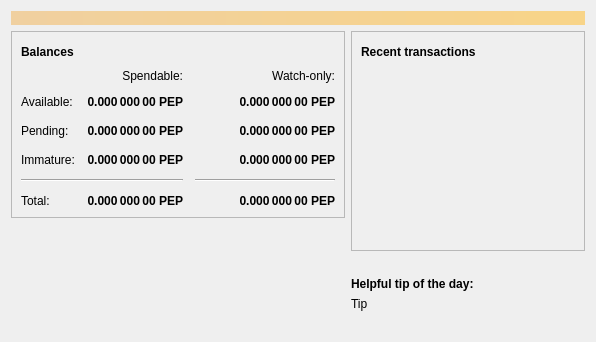
<?xml version="1.0" encoding="UTF-8"?>
<ui version="4.0">
 <class>OverviewPage</class>
 <widget class="QWidget" name="OverviewPage">
  <property name="geometry">
   <rect>
    <x>0</x>
    <y>0</y>
    <width>596</width>
    <height>342</height>
   </rect>
  </property>
  <property name="windowTitle">
   <string>Form</string>
  </property>
  <layout class="QVBoxLayout" name="topLayout">
   <item>
    <widget class="QLabel" name="labelAlerts">
     <property name="visible">
      <bool>false</bool>
     </property>
     <property name="styleSheet">
      <string notr="true">QLabel { background-color: qlineargradient(x1: 0, y1: 0, x2: 1, y2: 0, stop:0 #F0D0A0, stop:1 #F8D488); color:#000000; }</string>
     </property>
     <property name="wordWrap">
      <bool>true</bool>
     </property>
     <property name="margin">
      <number>3</number>
     </property>
     <property name="textInteractionFlags">
      <set>Qt::TextSelectableByMouse</set>
     </property>
    </widget>
   </item>
   <item>
    <layout class="QHBoxLayout" name="horizontalLayout" stretch="1,1">
     <item>
      <layout class="QVBoxLayout" name="verticalLayout_2">
       <item>
        <widget class="QFrame" name="frame">
         <property name="frameShape">
          <enum>QFrame::StyledPanel</enum>
         </property>
         <property name="frameShadow">
          <enum>QFrame::Raised</enum>
         </property>
         <layout class="QVBoxLayout" name="verticalLayout_4">
          <item>
           <layout class="QHBoxLayout" name="horizontalLayout_4">
            <item>
             <widget class="QLabel" name="label_5">
              <property name="font">
               <font>
                <weight>75</weight>
                <bold>true</bold>
               </font>
              </property>
              <property name="text">
               <string>Balances</string>
              </property>
             </widget>
            </item>
            <item>
             <widget class="QPushButton" name="labelWalletStatus">
              <property name="enabled">
               <bool>true</bool>
              </property>
              <property name="maximumSize">
               <size>
                <width>30</width>
                <height>16777215</height>
               </size>
              </property>
              <property name="toolTip">
               <string>The displayed information may be out of date. Your wallet automatically synchronizes with the Pepecoin network after a connection is established, but this process has not completed yet.</string>
              </property>
              <property name="text">
               <string/>
              </property>
              <property name="icon">
               <iconset resource="../bitcoin.qrc">
                <normaloff>:/icons/warning</normaloff>
                <disabledoff>:/icons/warning</disabledoff>:/icons/warning</iconset>
              </property>
              <property name="iconSize">
               <size>
                <width>24</width>
                <height>24</height>
               </size>
              </property>
              <property name="flat">
               <bool>true</bool>
              </property>
             </widget>
            </item>
            <item>
             <spacer name="horizontalSpacer_3">
              <property name="orientation">
               <enum>Qt::Horizontal</enum>
              </property>
              <property name="sizeHint" stdset="0">
               <size>
                <width>40</width>
                <height>20</height>
               </size>
              </property>
             </spacer>
            </item>
           </layout>
          </item>
          <item>
           <layout class="QGridLayout" name="gridLayout">
            <property name="spacing">
             <number>12</number>
            </property>
            <item row="2" column="2">
             <widget class="QLabel" name="labelWatchPending">
              <property name="font">
               <font>
                <weight>75</weight>
                <bold>true</bold>
               </font>
              </property>
              <property name="cursor">
               <cursorShape>IBeamCursor</cursorShape>
              </property>
              <property name="toolTip">
               <string>Unconfirmed transactions to watch-only addresses</string>
              </property>
              <property name="text">
               <string notr="true">0.000 000 00 PEP</string>
              </property>
              <property name="alignment">
               <set>Qt::AlignRight|Qt::AlignTrailing|Qt::AlignVCenter</set>
              </property>
              <property name="textInteractionFlags">
               <set>Qt::LinksAccessibleByMouse|Qt::TextSelectableByKeyboard|Qt::TextSelectableByMouse</set>
              </property>
             </widget>
            </item>
            <item row="2" column="1">
             <widget class="QLabel" name="labelUnconfirmed">
              <property name="font">
               <font>
                <weight>75</weight>
                <bold>true</bold>
               </font>
              </property>
              <property name="cursor">
               <cursorShape>IBeamCursor</cursorShape>
              </property>
              <property name="toolTip">
               <string>Total of transactions that have yet to be confirmed, and do not yet count toward the spendable balance</string>
              </property>
              <property name="text">
               <string notr="true">0.000 000 00 PEP</string>
              </property>
              <property name="alignment">
               <set>Qt::AlignRight|Qt::AlignTrailing|Qt::AlignVCenter</set>
              </property>
              <property name="textInteractionFlags">
               <set>Qt::LinksAccessibleByMouse|Qt::TextSelectableByKeyboard|Qt::TextSelectableByMouse</set>
              </property>
             </widget>
            </item>
            <item row="3" column="2">
             <widget class="QLabel" name="labelWatchImmature">
              <property name="font">
               <font>
                <weight>75</weight>
                <bold>true</bold>
               </font>
              </property>
              <property name="cursor">
               <cursorShape>IBeamCursor</cursorShape>
              </property>
              <property name="toolTip">
               <string>Mined balance in watch-only addresses that has not yet matured</string>
              </property>
              <property name="text">
               <string notr="true">0.000 000 00 PEP</string>
              </property>
              <property name="alignment">
               <set>Qt::AlignRight|Qt::AlignTrailing|Qt::AlignVCenter</set>
              </property>
              <property name="textInteractionFlags">
               <set>Qt::LinksAccessibleByMouse|Qt::TextSelectableByKeyboard|Qt::TextSelectableByMouse</set>
              </property>
             </widget>
            </item>
            <item row="4" column="0" colspan="2">
             <widget class="Line" name="line">
              <property name="orientation">
               <enum>Qt::Horizontal</enum>
              </property>
             </widget>
            </item>
            <item row="4" column="2">
             <widget class="Line" name="lineWatchBalance">
              <property name="sizePolicy">
               <sizepolicy hsizetype="Preferred" vsizetype="Fixed">
                <horstretch>0</horstretch>
                <verstretch>0</verstretch>
               </sizepolicy>
              </property>
              <property name="minimumSize">
               <size>
                <width>140</width>
                <height>0</height>
               </size>
              </property>
              <property name="orientation">
               <enum>Qt::Horizontal</enum>
              </property>
             </widget>
            </item>
            <item row="5" column="0">
             <widget class="QLabel" name="labelTotalText">
              <property name="text">
               <string>Total:</string>
              </property>
             </widget>
            </item>
            <item row="3" column="1">
             <widget class="QLabel" name="labelImmature">
              <property name="font">
               <font>
                <weight>75</weight>
                <bold>true</bold>
               </font>
              </property>
              <property name="cursor">
               <cursorShape>IBeamCursor</cursorShape>
              </property>
              <property name="toolTip">
               <string>Mined balance that has not yet matured</string>
              </property>
              <property name="text">
               <string notr="true">0.000 000 00 PEP</string>
              </property>
              <property name="alignment">
               <set>Qt::AlignRight|Qt::AlignTrailing|Qt::AlignVCenter</set>
              </property>
              <property name="textInteractionFlags">
               <set>Qt::LinksAccessibleByMouse|Qt::TextSelectableByKeyboard|Qt::TextSelectableByMouse</set>
              </property>
             </widget>
            </item>
            <item row="2" column="3">
             <spacer name="horizontalSpacer_2">
              <property name="orientation">
               <enum>Qt::Horizontal</enum>
              </property>
              <property name="sizeHint" stdset="0">
               <size>
                <width>40</width>
                <height>20</height>
               </size>
              </property>
             </spacer>
            </item>
            <item row="3" column="0">
             <widget class="QLabel" name="labelImmatureText">
              <property name="text">
               <string>Immature:</string>
              </property>
             </widget>
            </item>
            <item row="5" column="1">
             <widget class="QLabel" name="labelTotal">
              <property name="font">
               <font>
                <weight>75</weight>
                <bold>true</bold>
               </font>
              </property>
              <property name="cursor">
               <cursorShape>IBeamCursor</cursorShape>
              </property>
              <property name="toolTip">
               <string>Your current total balance</string>
              </property>
              <property name="text">
               <string notr="true">0.000 000 00 PEP</string>
              </property>
              <property name="alignment">
               <set>Qt::AlignRight|Qt::AlignTrailing|Qt::AlignVCenter</set>
              </property>
              <property name="textInteractionFlags">
               <set>Qt::LinksAccessibleByMouse|Qt::TextSelectableByKeyboard|Qt::TextSelectableByMouse</set>
              </property>
             </widget>
            </item>
            <item row="5" column="2">
             <widget class="QLabel" name="labelWatchTotal">
              <property name="font">
               <font>
                <weight>75</weight>
                <bold>true</bold>
               </font>
              </property>
              <property name="cursor">
               <cursorShape>IBeamCursor</cursorShape>
              </property>
              <property name="toolTip">
               <string>Current total balance in watch-only addresses</string>
              </property>
              <property name="text">
               <string notr="true">0.000 000 00 PEP</string>
              </property>
              <property name="alignment">
               <set>Qt::AlignRight|Qt::AlignTrailing|Qt::AlignVCenter</set>
              </property>
              <property name="textInteractionFlags">
               <set>Qt::LinksAccessibleByMouse|Qt::TextSelectableByKeyboard|Qt::TextSelectableByMouse</set>
              </property>
             </widget>
            </item>
            <item row="0" column="2">
             <widget class="QLabel" name="labelWatchonly">
              <property name="text">
               <string>Watch-only:</string>
              </property>
              <property name="alignment">
               <set>Qt::AlignRight|Qt::AlignTrailing|Qt::AlignVCenter</set>
              </property>
             </widget>
            </item>
            <item row="1" column="0">
             <widget class="QLabel" name="labelBalanceText">
              <property name="text">
               <string>Available:</string>
              </property>
             </widget>
            </item>
            <item row="1" column="1">
             <widget class="QLabel" name="labelBalance">
              <property name="font">
               <font>
                <weight>75</weight>
                <bold>true</bold>
               </font>
              </property>
              <property name="cursor">
               <cursorShape>IBeamCursor</cursorShape>
              </property>
              <property name="toolTip">
               <string>Your current spendable balance</string>
              </property>
              <property name="text">
               <string notr="true">0.000 000 00 PEP</string>
              </property>
              <property name="alignment">
               <set>Qt::AlignRight|Qt::AlignTrailing|Qt::AlignVCenter</set>
              </property>
              <property name="textInteractionFlags">
               <set>Qt::LinksAccessibleByMouse|Qt::TextSelectableByKeyboard|Qt::TextSelectableByMouse</set>
              </property>
             </widget>
            </item>
            <item row="1" column="2">
             <widget class="QLabel" name="labelWatchAvailable">
              <property name="font">
               <font>
                <weight>75</weight>
                <bold>true</bold>
               </font>
              </property>
              <property name="cursor">
               <cursorShape>IBeamCursor</cursorShape>
              </property>
              <property name="toolTip">
               <string>Your current balance in watch-only addresses</string>
              </property>
              <property name="text">
               <string notr="true">0.000 000 00 PEP</string>
              </property>
              <property name="alignment">
               <set>Qt::AlignRight|Qt::AlignTrailing|Qt::AlignVCenter</set>
              </property>
              <property name="textInteractionFlags">
               <set>Qt::LinksAccessibleByMouse|Qt::TextSelectableByKeyboard|Qt::TextSelectableByMouse</set>
              </property>
             </widget>
            </item>
            <item row="2" column="0">
             <widget class="QLabel" name="labelPendingText">
              <property name="text">
               <string>Pending:</string>
              </property>
             </widget>
            </item>
            <item row="0" column="1">
             <widget class="QLabel" name="labelSpendable">
              <property name="text">
               <string>Spendable:</string>
              </property>
              <property name="alignment">
               <set>Qt::AlignRight|Qt::AlignTrailing|Qt::AlignVCenter</set>
              </property>
             </widget>
            </item>
           </layout>
          </item>
         </layout>
        </widget>
       </item>
       <item>
        <spacer name="verticalSpacer">
         <property name="orientation">
          <enum>Qt::Vertical</enum>
         </property>
         <property name="sizeHint" stdset="0">
          <size>
           <width>20</width>
           <height>40</height>
          </size>
         </property>
        </spacer>
       </item>
       <item>
        <layout class="QGridLayout" name="logo_grid">
          <item>
            <widget class="QLabel" name="label_wallet_bgcoin">
             <property name="text">
              <string/>
             </property>
             <property name="pixmap">
              <pixmap resource="../bitcoin.qrc">:/icons/wallet_bgcoin</pixmap>
             </property>
             <property name="scaledContents">
              <bool>false</bool>
             </property>
             <property name="alignment">
              <set>Qt::AlignCenter</set>
             </property>
             <property name="margin">
              <number>-2</number>
             </property>
            </widget>
          </item>
          <item>
            <widget class="QLabel" name="label_wallet_version_overlay">
              <property name="text">
               <string></string>
              </property>
              <property name="pixmap">
              </property>
              <property name="scaledContents">
               <bool>false</bool>
              </property>
              <property name="alignment">
               <set>Qt::AlignLeft|Qt::AlignBottom</set>
              </property>
              <property name="margin">
               <number>2</number>
              </property>
            </widget>
          </item>
        </layout>
       </item>
      </layout>
     </item>
     <item>
      <layout class="QVBoxLayout" name="verticalLayout_3">
       <item>
        <widget class="QFrame" name="frame_2">
         <property name="frameShape">
          <enum>QFrame::StyledPanel</enum>
         </property>
         <property name="frameShadow">
          <enum>QFrame::Raised</enum>
         </property>
         <layout class="QVBoxLayout" name="verticalLayout">
          <item>
           <layout class="QHBoxLayout" name="horizontalLayout_2">
            <item>
             <widget class="QLabel" name="label_4">
              <property name="font">
               <font>
                <weight>75</weight>
                <bold>true</bold>
               </font>
              </property>
              <property name="text">
               <string>Recent transactions</string>
              </property>
             </widget>
            </item>
            <item>
             <widget class="QPushButton" name="labelTransactionsStatus">
              <property name="enabled">
               <bool>true</bool>
              </property>
              <property name="maximumSize">
               <size>
                <width>30</width>
                <height>16777215</height>
               </size>
              </property>
              <property name="toolTip">
               <string>The displayed information may be out of date. Your wallet automatically synchronizes with the Pepecoin network after a connection is established, but this process has not completed yet.</string>
              </property>
              <property name="text">
               <string/>
              </property>
              <property name="icon">
               <iconset resource="../bitcoin.qrc">
                <normaloff>:/icons/warning</normaloff>
                <disabledoff>:/icons/warning</disabledoff>:/icons/warning</iconset>
              </property>
              <property name="iconSize">
               <size>
                <width>24</width>
                <height>24</height>
               </size>
              </property>
              <property name="flat">
               <bool>true</bool>
              </property>
             </widget>
            </item>
            <item>
             <spacer name="horizontalSpacer">
              <property name="orientation">
               <enum>Qt::Horizontal</enum>
              </property>
              <property name="sizeHint" stdset="0">
               <size>
                <width>40</width>
                <height>20</height>
               </size>
              </property>
             </spacer>
            </item>
           </layout>
          </item>
          <item>
           <widget class="QListView" name="listTransactions">
            <property name="styleSheet">
             <string notr="true">QListView { background: transparent; }</string>
            </property>
            <property name="frameShape">
             <enum>QFrame::NoFrame</enum>
            </property>
            <property name="verticalScrollBarPolicy">
             <enum>Qt::ScrollBarAlwaysOff</enum>
            </property>
            <property name="horizontalScrollBarPolicy">
             <enum>Qt::ScrollBarAlwaysOff</enum>
            </property>
            <property name="selectionMode">
             <enum>QAbstractItemView::NoSelection</enum>
            </property>
           </widget>
          </item>
         </layout>
        </widget>
       </item>
       <item>
        <spacer name="verticalSpacer_2">
         <property name="orientation">
          <enum>Qt::Vertical</enum>
         </property>
         <property name="sizeHint" stdset="0">
          <size>
           <width>20</width>
           <height>40</height>
          </size>
         </property>
        </spacer>
       </item>
       <item>
        <layout class="QVBoxLayout" name="verticalLayout_5">
         <property name="topMargin">
          <number>0</number>
         </property>
         <item>
          <widget class="QLabel" name="label_tip_header">
           <property name="font">
            <font>
             <weight>75</weight>
             <bold>true</bold>
            </font>
           </property>
           <property name="text">
            <string>Helpful tip of the day:</string>
           </property>
          </widget>
         </item>
         <item>
          <widget class="QLabel" name="label_tip">
           <property name="text">
            <string>Tip</string>
           </property>
          </widget>
         </item>
         <item>
          <spacer name="verticalSpacer_3">
           <property name="orientation">
            <enum>Qt::Vertical</enum>
           </property>
           <property name="sizeType">
            <enum>QSizePolicy::Maximum</enum>
           </property>
           <property name="sizeHint" stdset="0">
            <size>
             <width>20</width>
             <height>40</height>
            </size>
           </property>
          </spacer>
         </item>
        </layout>
       </item>
      </layout>
     </item>
    </layout>
   </item>
  </layout>
 </widget>
 <resources>
  <include location="../bitcoin.qrc"/>
 </resources>
 <connections/>
</ui>
